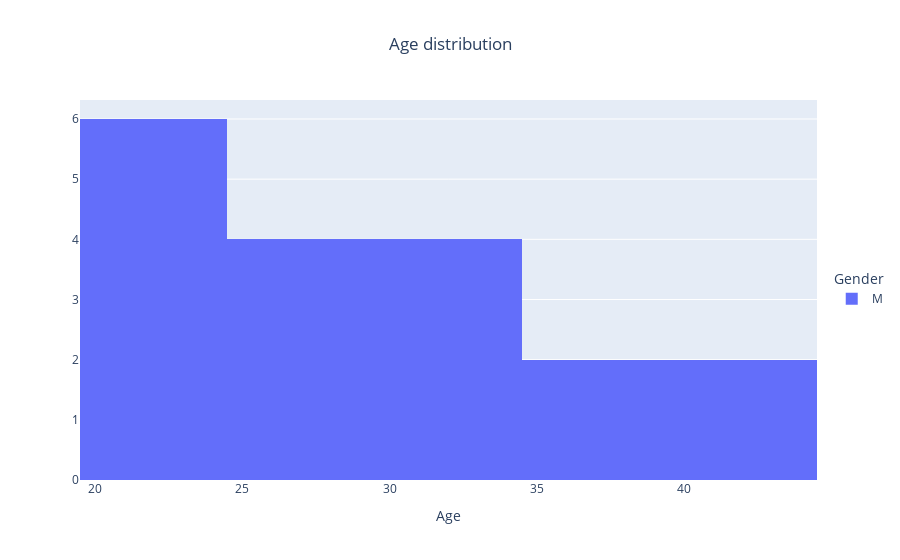

This figure's notebook cell:
### Markdown cell above
### Age histogram

### Code cell
plots.age_histogram(sport_data)

### Figure 1 — Plotly figure (JSON) as saved in the notebook; plotly's stock layout.template omitted (floating-point values rounded to 4 significant figures)
{"data": [{"alignmentgroup": "True", "bingroup": "x", "hovertemplate": "Gender=M<br>Age=%{x}<br>count=%{y}<extra></extra>", "legendgroup": "M", "marker": {"color": "#636efa", "pattern": {"shape": ""}}, "name": "M", "offsetgroup": "M", "orientation": "v", "showlegend": true, "type": "histogram", "x": [40, null, null, 24, 26, null, null, 24, 26, 32, 25, 24, 24, null, 35, 31, 24, 35, null, 33, 21, 31, 29, 44], "xaxis": "x", "yaxis": "y"}], "layout": {"barmode": "group", "legend": {"title": {"text": "Gender"}, "tracegroupgap": 0, "y": 0.5}, "paper_bgcolor": "rgba(0,0,0,0)", "title": {"text": "Age distribution", "x": 0.5}, "xaxis": {"anchor": "y", "domain": [0, 1], "title": {"text": "Age"}}, "yaxis": {"anchor": "x", "domain": [0, 1], "title": {"text": ""}}}}
